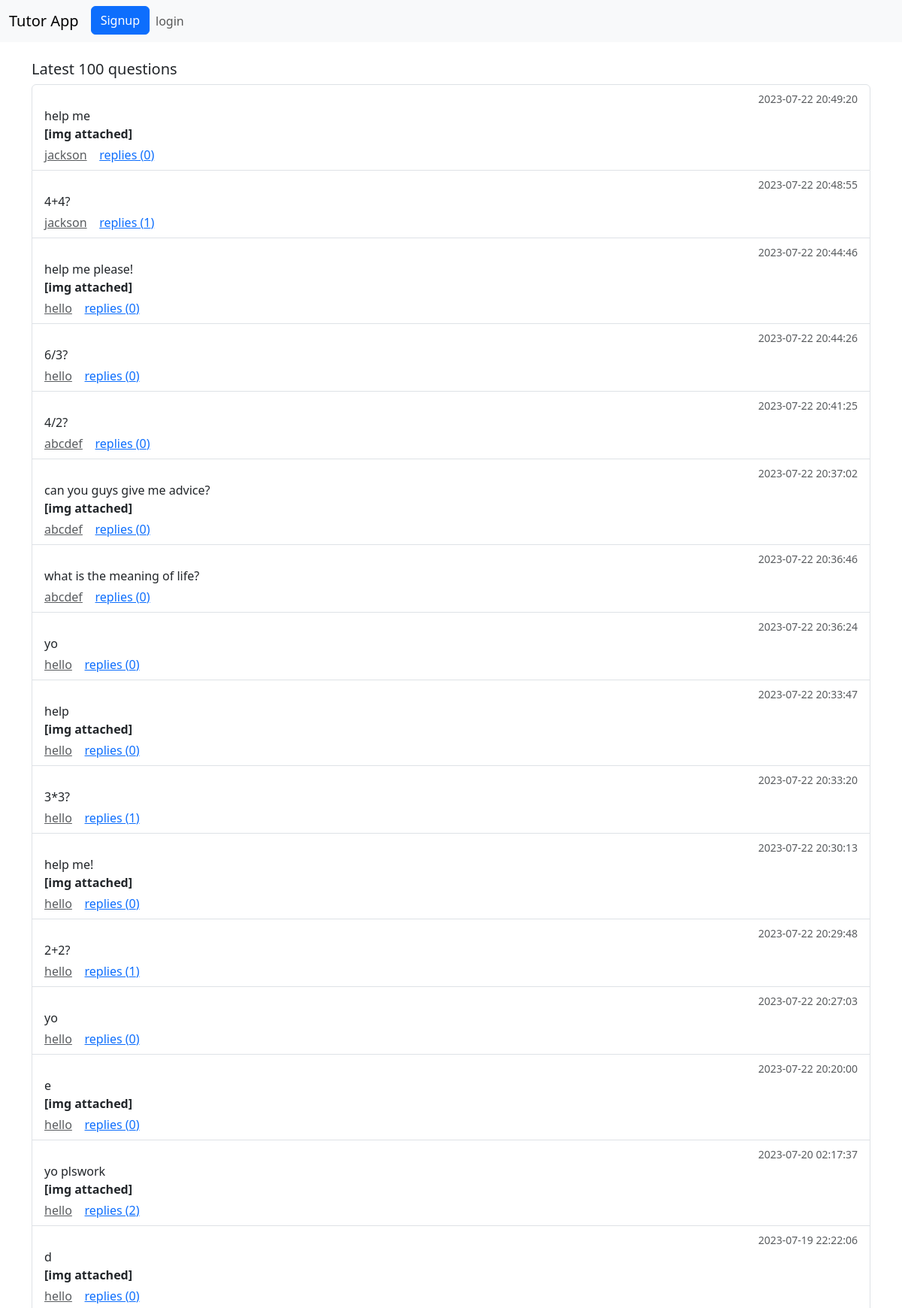
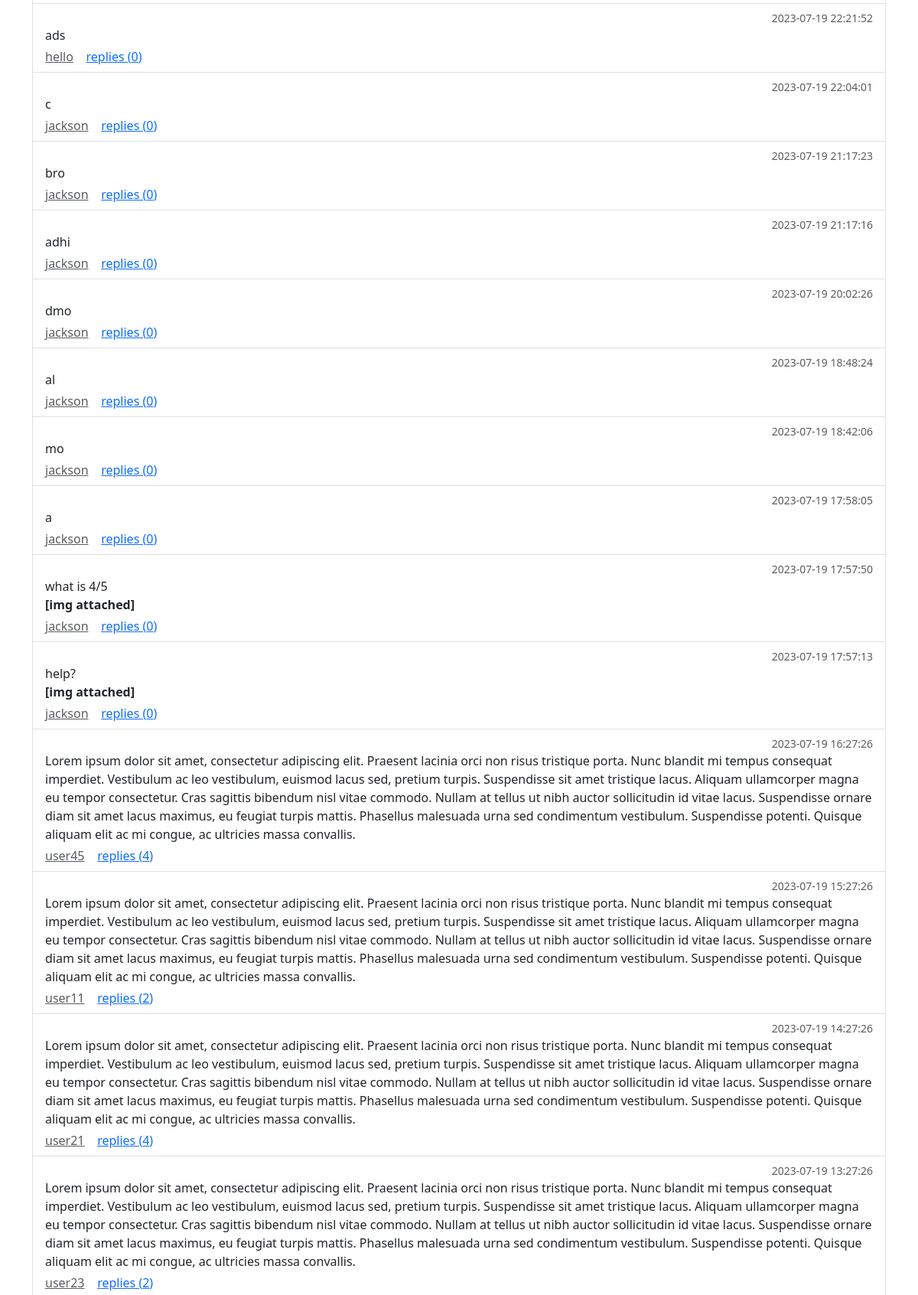
The page / (upper part) on the database its author committed (2 pictures, top to bottom).
### tables this page shows
CREATE TABLE questions (id INTEGER PRIMARY KEY,user_id INTEGER NOT NULL,content_md TEXT NOT NULL,content_html TEXT NOT NULL,subject_id INTEGER,grade_id INTEGER,created_ts INTEGER NOT NULL, img_path TEXT);

CREATE TABLE users (id INTEGER PRIMARY KEY,username TEXT NOT NULL,passwd_hash TEXT NOT NULL,created_ts INTEGER NOT NULL);

### app.py (the view)
@app.route('/')
def home():
    if 'username' in session:
        print(f'Logged in as {session["username"]}')
    data=Db()
    questions=data.get_questions()
    model=Model(questions)
    return render_template('index.html', model=model)

### db.py (called while the page is built)
    def get_questions(self):
        cur=self.conn.cursor()
        res = cur.execute("select q.id, q.content_html, q.created_ts, q.img_path, u.username, (select count(*) from replies where question_id=q.id) as num_replies from questions q join users u on u.id=q.user_id order by q.created_ts desc limit 100")
        ret=[]
        for row in res:
            q = QuestionSimple(*row)
            q.datestr = str(datetime.datetime.fromtimestamp(q.created_ts))
            ret.append(q)
        return ret

### model.py (called while the page is built)
    def check_authentication(self):
        if 'username' in session:
            self.logged_in=True
            self.username=session['username']

### templates/index.html (shortened to what this page needs)
{% extends "layout.html" %}
{% block content %}
<h5>Latest 100 questions</h5>
<div class="list-group">
    {% for question in model.data %}
    <div class="list-group-item">
        <div class="d-flex w-100 justify-content-between">
            <small class="text-body-secondary">{{question.datestr}}</small>
        </div>
        <p class="mb-1">
            {{question.content_html}}
            {% if question.img_path %}
                <br><b>[img attached]</b>
            {% endif %}
        </p>
        <a href="/users/{{question.author}}" class="text-body-secondary">{{question.author}}</a>&nbsp;&nbsp;&nbsp;&nbsp;<a href="/questions/{{question.id}}">replies ({{question.num_replies}})</a>
    </div>
    {% endfor %}
</div>
{% endblock %}

### rows shown on the page
questions: datestr "2023-07-22 20:49:20", content_html "help me", shows "[img attached]", author "jackson", num_replies "0"
questions: datestr "2023-07-22 20:48:55", content_html "4+4?", author "jackson", num_replies "1"
questions: datestr "2023-07-22 20:44:46", content_html "help me please!", shows "[img attached]", author "hello", num_replies "0"
questions: datestr "2023-07-22 20:44:26", content_html "6/3?", author "hello", num_replies "0"
questions: datestr "2023-07-22 20:41:25", content_html "4/2?", author "abcdef", num_replies "0"
questions: datestr "2023-07-22 20:37:02", content_html "can you guys give me advice?", shows "[img attached]", author "abcdef", num_replies "0"
questions: datestr "2023-07-22 20:36:46", content_html "what is the meaning of life?", author "abcdef", num_replies "0"
questions: datestr "2023-07-22 20:36:24", content_html "yo", author "hello", num_replies "0"
questions: datestr "2023-07-22 20:33:47", content_html "help", shows "[img attached]", author "hello", num_replies "0"
questions: datestr "2023-07-22 20:33:20", content_html "3*3?", author "hello", num_replies "1"
questions: datestr "2023-07-22 20:30:13", content_html "help me!", shows "[img attached]", author "hello", num_replies "0"
questions: datestr "2023-07-22 20:29:48", content_html "2+2?", author "hello", num_replies "1"
questions: datestr "2023-07-22 20:27:03", content_html "yo", author "hello", num_replies "0"
questions: datestr "2023-07-22 20:20:00", content_html "e", shows "[img attached]", author "hello", num_replies "0"
questions: datestr "2023-07-20 02:17:37", content_html "yo plswork", shows "[img attached]", author "hello", num_replies "2"
questions: datestr "2023-07-19 22:22:06", content_html "d", shows "[img attached]", author "hello", num_replies "0"
questions: datestr "2023-07-19 22:21:52", content_html "ads", author "hello", num_replies "0"
questions: datestr "2023-07-19 22:04:01", content_html "c", author "jackson", num_replies "0"
questions: datestr "2023-07-19 21:17:23", content_html "bro", author "jackson", num_replies "0"
questions: datestr "2023-07-19 21:17:16", content_html "adhi", author "jackson", num_replies "0"
questions: datestr "2023-07-19 20:02:26", content_html "dmo", author "jackson", num_replies "0"
questions: datestr "2023-07-19 18:48:24", content_html "al", author "jackson", num_replies "0"
questions: datestr "2023-07-19 18:42:06", content_html "mo", author "jackson", num_replies "0"
questions: datestr "2023-07-19 17:58:05", content_html "a", author "jackson", num_replies "0"
questions: datestr "2023-07-19 17:57:50", content_html "what is 4/5", shows "[img attached]", author "jackson", num_replies "0"
questions: datestr "2023-07-19 17:57:13", content_html "help?", shows "[img attached]", author "jackson", num_replies "0"
questions: datestr "2023-07-19 16:27:26", content_html "Lorem ipsum dolor sit amet, consectetur adipiscing elit. Praesent lacinia orci non risus tristique porta. Nunc blandit mi tempus consequat imperdiet. Vestibulum ac leo vestibulum, euismod lacus sed, pretium turpis. Suspendisse sit amet tristique lacus. Aliquam ullamcorper magna eu tempor consectetur. Cras sagittis bibendum nisl vitae commodo. Nullam at tellus ut nibh auctor sollicitudin id vitae lacus. Suspendisse ornare diam sit amet lacus maximus, eu feugiat turpis mattis. Phasellus malesuada urna sed condimentum vestibulum. Suspendisse potenti. Quisque aliquam elit ac mi congue, ac ultricies massa convallis.", author "user45", num_replies "4"
questions: datestr "2023-07-19 15:27:26", content_html "Lorem ipsum dolor sit amet, consectetur adipiscing elit. Praesent lacinia orci non risus tristique porta. Nunc blandit mi tempus consequat imperdiet. Vestibulum ac leo vestibulum, euismod lacus sed, pretium turpis. Suspendisse sit amet tristique lacus. Aliquam ullamcorper magna eu tempor consectetur. Cras sagittis bibendum nisl vitae commodo. Nullam at tellus ut nibh auctor sollicitudin id vitae lacus. Suspendisse ornare diam sit amet lacus maximus, eu feugiat turpis mattis. Phasellus malesuada urna sed condimentum vestibulum. Suspendisse potenti. Quisque aliquam elit ac mi congue, ac ultricies massa convallis.", author "user11", num_replies "2"
questions: datestr "2023-07-19 14:27:26", content_html "Lorem ipsum dolor sit amet, consectetur adipiscing elit. Praesent lacinia orci non risus tristique porta. Nunc blandit mi tempus consequat imperdiet. Vestibulum ac leo vestibulum, euismod lacus sed, pretium turpis. Suspendisse sit amet tristique lacus. Aliquam ullamcorper magna eu tempor consectetur. Cras sagittis bibendum nisl vitae commodo. Nullam at tellus ut nibh auctor sollicitudin id vitae lacus. Suspendisse ornare diam sit amet lacus maximus, eu feugiat turpis mattis. Phasellus malesuada urna sed condimentum vestibulum. Suspendisse potenti. Quisque aliquam elit ac mi congue, ac ultricies massa convallis.", author "user21", num_replies "4"
questions: datestr "2023-07-19 13:27:26", content_html "Lorem ipsum dolor sit amet, consectetur adipiscing elit. Praesent lacinia orci non risus tristique porta. Nunc blandit mi tempus consequat imperdiet. Vestibulum ac leo vestibulum, euismod lacus sed, pretium turpis. Suspendisse sit amet tristique lacus. Aliquam ullamcorper magna eu tempor consectetur. Cras sagittis bibendum nisl vitae commodo. Nullam at tellus ut nibh auctor sollicitudin id vitae lacus. Suspendisse ornare diam sit amet lacus maximus, eu feugiat turpis mattis. Phasellus malesuada urna sed condimentum vestibulum. Suspendisse potenti. Quisque aliquam elit ac mi congue, ac ultricies massa convallis.", author "user23", num_replies "2"
